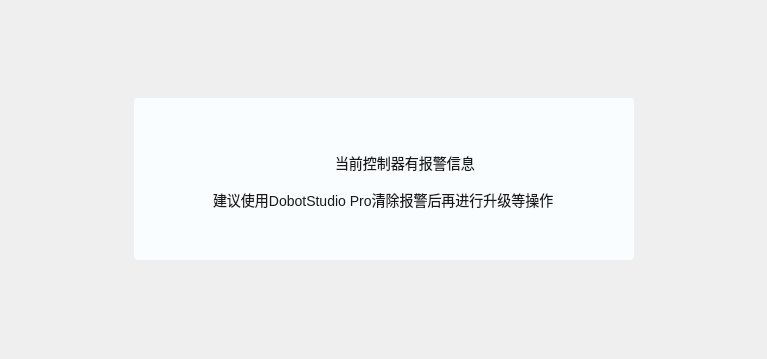
<?xml version="1.0" encoding="UTF-8"?>
<ui version="4.0">
 <class>ControllerWarn</class>
 <widget class="QWidget" name="ControllerWarn">
  <property name="geometry">
   <rect>
    <x>0</x>
    <y>0</y>
    <width>767</width>
    <height>359</height>
   </rect>
  </property>
  <property name="windowTitle">
   <string>Form</string>
  </property>
  <property name="styleSheet">
   <string notr="true"/>
  </property>
  <layout class="QHBoxLayout" name="horizontalLayout_2">
   <item>
    <spacer name="horizontalSpacer_3">
     <property name="orientation">
      <enum>Qt::Horizontal</enum>
     </property>
     <property name="sizeHint" stdset="0">
      <size>
       <width>40</width>
       <height>20</height>
      </size>
     </property>
    </spacer>
   </item>
   <item>
    <widget class="QWidget" name="widget" native="true">
     <property name="sizePolicy">
      <sizepolicy hsizetype="Preferred" vsizetype="Fixed">
       <horstretch>0</horstretch>
       <verstretch>0</verstretch>
      </sizepolicy>
     </property>
     <property name="minimumSize">
      <size>
       <width>500</width>
       <height>160</height>
      </size>
     </property>
     <property name="styleSheet">
      <string notr="true">background-color: rgb(250, 253, 255);
border-radius: 4px;</string>
     </property>
     <layout class="QVBoxLayout" name="verticalLayout">
      <property name="spacing">
       <number>10</number>
      </property>
      <item alignment="Qt::AlignRight|Qt::AlignVCenter">
       <widget class="QPushButton" name="btnClose">
        <property name="minimumSize">
         <size>
          <width>30</width>
          <height>30</height>
         </size>
        </property>
        <property name="maximumSize">
         <size>
          <width>30</width>
          <height>30</height>
         </size>
        </property>
        <property name="styleSheet">
         <string notr="true">QPushButton {
	background-image: url(:/image/images2/icon_single_upgrade_close.png);
	background-position: center;
	border:none;
}</string>
        </property>
        <property name="text">
         <string/>
        </property>
       </widget>
      </item>
      <item>
       <layout class="QHBoxLayout" name="horizontalLayout">
        <item>
         <spacer name="horizontalSpacer">
          <property name="orientation">
           <enum>Qt::Horizontal</enum>
          </property>
          <property name="sizeHint" stdset="0">
           <size>
            <width>40</width>
            <height>20</height>
           </size>
          </property>
         </spacer>
        </item>
        <item>
         <widget class="QLabel" name="label">
          <property name="minimumSize">
           <size>
            <width>32</width>
            <height>32</height>
           </size>
          </property>
          <property name="maximumSize">
           <size>
            <width>32</width>
            <height>32</height>
           </size>
          </property>
          <property name="styleSheet">
           <string notr="true">QLabel{
	image: url(:/image/images2/icon_warning.png);
	border: none;
}</string>
          </property>
          <property name="text">
           <string/>
          </property>
          <property name="scaledContents">
           <bool>true</bool>
          </property>
         </widget>
        </item>
        <item>
         <widget class="QLabel" name="labelMessage">
          <property name="styleSheet">
           <string notr="true">border:none;
font-size: 14px;
color: rgb(25, 25, 25);
</string>
          </property>
          <property name="text">
           <string>当前控制器有报警信息</string>
          </property>
          <property name="scaledContents">
           <bool>true</bool>
          </property>
         </widget>
        </item>
        <item>
         <spacer name="horizontalSpacer_2">
          <property name="orientation">
           <enum>Qt::Horizontal</enum>
          </property>
          <property name="sizeHint" stdset="0">
           <size>
            <width>40</width>
            <height>20</height>
           </size>
          </property>
         </spacer>
        </item>
       </layout>
      </item>
      <item alignment="Qt::AlignHCenter">
       <widget class="QLabel" name="labelMessage_2">
        <property name="styleSheet">
         <string notr="true">border:none;
font-size: 14px;
color: rgb(25, 25, 25);
</string>
        </property>
        <property name="text">
         <string>建议使用DobotStudio Pro清除报警后再进行升级等操作</string>
        </property>
        <property name="scaledContents">
         <bool>true</bool>
        </property>
       </widget>
      </item>
      <item>
       <spacer name="verticalSpacer">
        <property name="orientation">
         <enum>Qt::Vertical</enum>
        </property>
        <property name="sizeHint" stdset="0">
         <size>
          <width>20</width>
          <height>40</height>
         </size>
        </property>
       </spacer>
      </item>
     </layout>
    </widget>
   </item>
   <item>
    <spacer name="horizontalSpacer_4">
     <property name="orientation">
      <enum>Qt::Horizontal</enum>
     </property>
     <property name="sizeHint" stdset="0">
      <size>
       <width>40</width>
       <height>20</height>
      </size>
     </property>
    </spacer>
   </item>
  </layout>
 </widget>
 <resources/>
 <connections/>
</ui>
